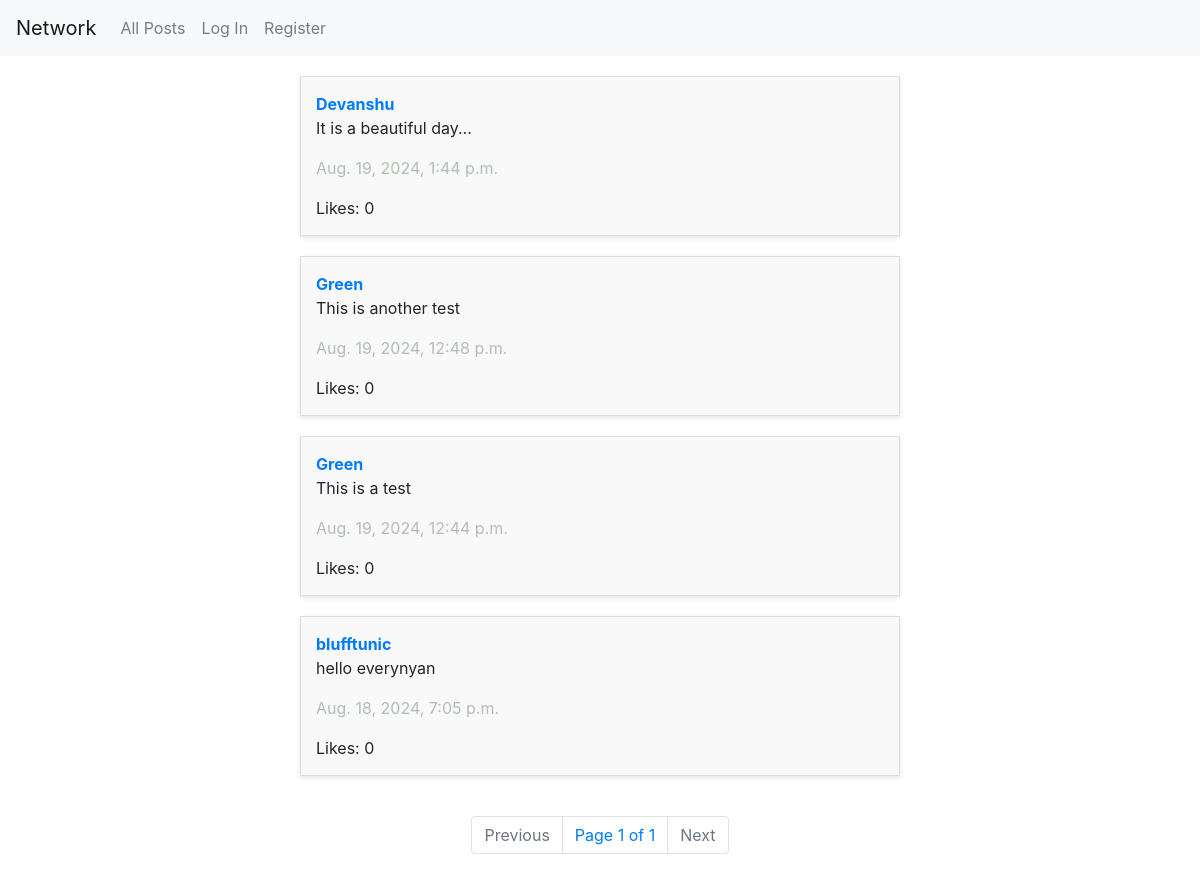
The app's page /, older data.
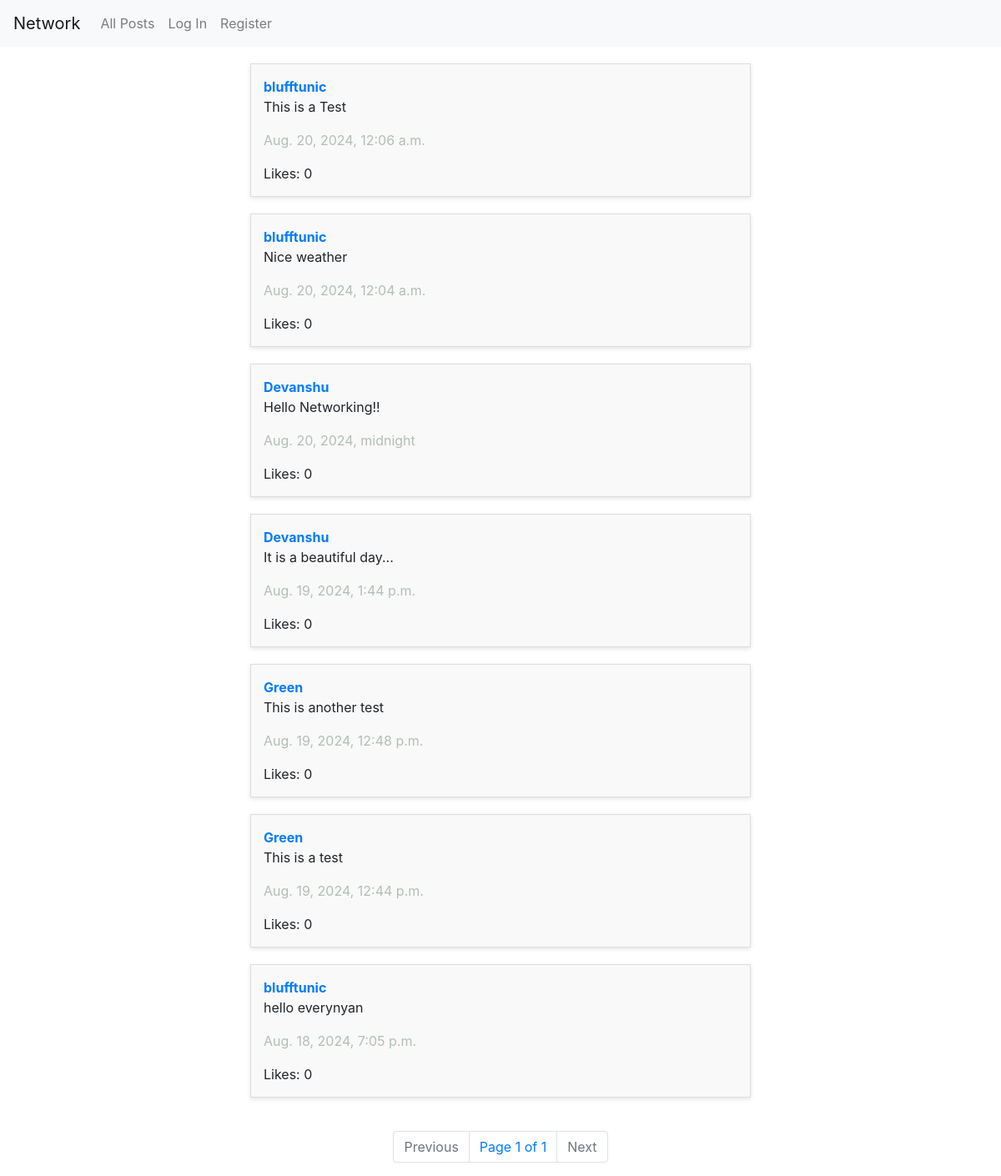
The same page, newer data.
### network/models.py (models this page shows, shortened)
class Post(models.Model):
    user = models.ForeignKey(User, on_delete=models.CASCADE, related_name="userpost")
    text = models.TextField()
    likes = models.IntegerField(blank=True, null=True)
    timestamp = models.DateTimeField(auto_now_add=True)

class User(AbstractUser):
    followers = models.IntegerField(blank=True, null=True)
    following = models.IntegerField(blank=True, null=True)

### network/views.py (the view)
# urls.py: path("", views.index, name="index"),
def index(request):
    posts = Post.objects.all().order_by('-id')
    p = Paginator(posts, 10)
    page_number = request.GET.get('page')
    page_obj = p.get_page(page_number)
    try:
        page_obj = p.get_page(page_number)
    except PageNotAnInteger:
        page_obj = p.page(1)
    except EmptyPage:
        page_obj = p.page(p.num_pages)
    return render(request, "network/index.html", {
        "posts":page_obj,
        "page_obj":page_obj
    })

### network/templates/network/index.html (shortened to what this page needs)
{% extends "network/layout.html" %}
{% block body %}
    <div id="posts">
        {% for post in page_obj %}
            <div id="post">
                <a href="{% url 'profile_page' user_id=post.user.id %}" id="user"><strong>{{ post.user }}</strong></a>
                <br>
                <p>{{ post.text }}</p>
                <p id="timestamp">{{ post.timestamp }}</p>
                Likes: {{ post.likes }}
            </div>
        {% endfor %}
    </div>
    <nav class="Page-navigation">
        <ul class="pagination">
            {% if page_obj.has_previous %}
                <li class="page-item">
                    <a class="page-link" href="?page={{ page_obj.previous_page_number }}" tabindex="-1">Previous</a>
                </li>
            {% else %}
                <li class="page-item disabled">
                    <a class="page-link" tabindex="-1" aria-disabled="true">Previous</a>
                </li>
            {% endif %}
            <li class="page-link">Page {{ page_obj.number }} of {{ page_obj.paginator.num_pages }}</li>
            {% if page_obj.has_next %}
                <li class="page-item">
                    <a class="page-link" href="?page={{ page_obj.next_page_number }}">Next</a>
                </li>
            {% else %}
                <li class="page-item disabled">
                    <a class="page-link" aria-disabled="true">Next</a>
                </li>
            {% endif %}
        </ul>
    </nav>
{% endblock %}

Row changes from the older to the newer data that the page shows:
added Post: user "blufftunic", text "This is a Test", timestamp "Aug. 20, 2024, 12:06 a.m.", likes "0"
added Post: user "blufftunic", text "Nice weather", timestamp "Aug. 20, 2024, 12:04 a.m.", likes "0"
added Post: user "Devanshu", text "Hello Networking!!", timestamp "Aug. 20, 2024, midnight", likes "0"
